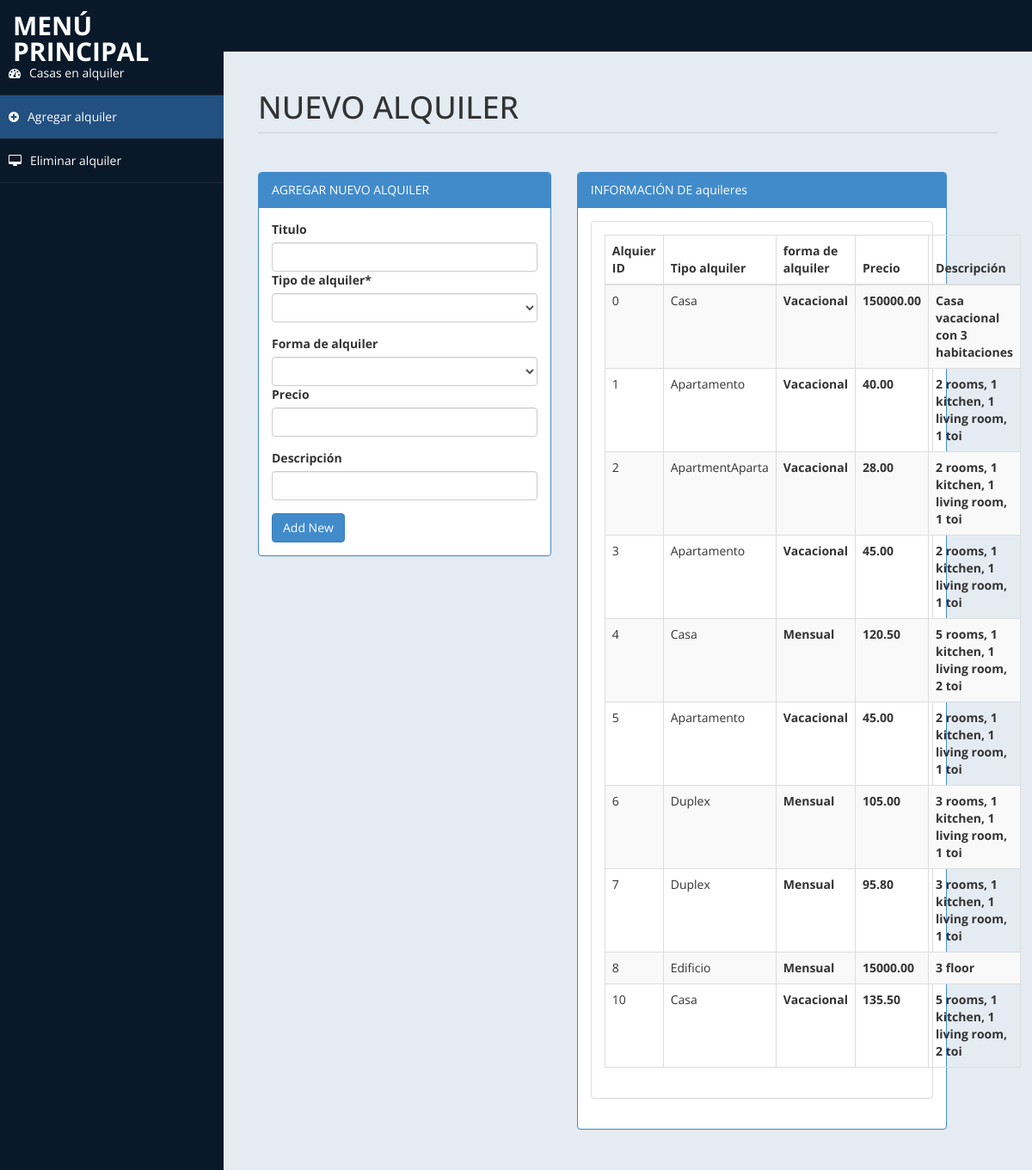
/admin/casas.php (signed in), run on the app's committed database.
### tables this page shows
CREATE TABLE `housing` (
  `id` int(10) UNSIGNED NOT NULL,
  `titulo` varchar(40) NOT NULL,
  `type` varchar(15) DEFAULT NULL,
  `form` varchar(20) NOT NULL,
  `price` double(8,2) DEFAULT NULL,
  `owner` int(10) UNSIGNED DEFAULT NULL,
  `description` varchar(80) DEFAULT NULL
);

### admin/casas.php (the view, shortened to what this page needs)
<!DOCTYPE html>
<html xmlns="http://www.w3.org/1999/xhtml">
<head>
    <link href="assets/css/bootstrap.css" rel="stylesheet" />
    <link href="assets/css/font-awesome.css" rel="stylesheet" />
    <link href="assets/css/custom-styles.css" rel="stylesheet" />
</head>
<body>
    <div id="wrapper">
        <nav class="navbar navbar-default top-navbar" role="navigation">
            <div class="navbar-header">
                <a class="navbar-brand" href="home.php">MENÚ PRINCIPAL </a>
            </div>
        </nav>
        <nav class="navbar-default navbar-side" role="navigation">
            <div class="sidebar-collapse">
                <ul class="nav" id="main-menu">
                    <li>
                        <a  href="settings.php"><i class="fa fa-dashboard"></i>Casas en alquiler</a>
                    </li>
					<li>
                        <a  class="active-menu" href="casas.php"><i class="fa fa-plus-circle"></i>Agregar alquiler</a>
                    </li>
                    <li>
                        <a  href="casasdel.php"><i class="fa fa-desktop"></i>Eliminar alquiler</a>
                    </li>
            </div>
        </nav>
        <div id="page-wrapper" >
            <div id="page-inner">
			 <div class="row">
                    <div class="col-md-12">
                        <h1 class="page-header">
                          NUEVO ALQUILER <small></small>
                        </h1>
                    </div>
                </div>
            <div class="row">
                <div class="col-md-5 col-sm-5">
                    <div class="panel panel-primary">
                        <div class="panel-heading">
                         AGREGAR NUEVO ALQUILER
                        </div>
                        <div class="panel-body">
						<form name="form" method="post">
                            <div class="form-group">
                            <label> Titulo</label>
                            <input name="titulo" class="form-control" type="text" size="10" maxlength="100" required/>
                                            <label> Tipo de alquiler*</label>
                                            <select name="tipo"  class="form-control" required>
												<option value selected ></option>
                                                <option value="Apartamento">APARTAMENTO</option>
                                            </select>
                              </div>
								<div class="form-group">
                                            <label>Forma de alquiler</label>
                                            <select name="bed" class="form-control" required>
												<option value selected ></option>
                                                <option value="Vacacional">Vacacional</option>
                                            </select>
                                            <div class="form-group"><label>Precio</label>
                                            <input name="precio" class="form-control" type="number" size="12" maxlength="1" required/></div>
                               </div>
                               <div class="form-group"><label>Descripción</label><input type="text" name="description" id="descripcion" class="form-control" ></div>
							 <input type="submit" name="add" value="Add New" class="btn btn-primary">
							</form>
							<?php
							 include('db.php');
							?>
                        </div>
                    </div>
                </div>
            <div class="row">
                <div class="col-md-6 col-sm-6">
                    <div class="panel panel-primary">
                        <div class="panel-heading">
                         INFORMACIÓN DE aquileres
                        </div>
                        <div class="panel-body">
                    <div class="panel panel-default">
                        <?php
						$sql = "SELECT * from housing limit 0,10";
						$re = mysqli_query($con,$sql)
						?>
                        <div class="panel-body">
                            <div class="table-responsive">
                                <table class="table table-striped table-bordered table-hover" id="dataTables-example">
                                    <thead>
                                        <tr>
                                            <th>Alquier ID</th>
                                            <th>Tipo alquiler</th>
											<th>forma de alquiler</th>
                                            <th>Precio</th>
                                            <th>Descripción</th>
                                        </tr>
                                    </thead>
                                    <tbody>
									<?php
										while($row= mysqli_fetch_array($re))
										{
												$id = $row['id'];
											if($id % 2 == 0)
											{
												echo "<tr class=odd gradeX>
													<td>".$row['id']."</td>
													<td>".$row['type']."</td>
												   <th>".$row['form']."</th>
												   <th>".$row['price']."</th>
                                                   <th>".$row['description']."</th>
												</tr>";
											}
											else
											{
												echo"<tr class=even gradeC>
													<td>".$row['id']."</td>
													<td>".$row['type']."</td>
												   <th>".$row['form']."</th>
												   <th>".$row['price']."</th>
                                                   <th>".$row['description']."</th>
												</tr>";
											}
										}
									?>
                                    </tbody>
                                </table>
                            </div>
                        </div>
                    </div>
                       </div>
                    </div>
                </div>
            </div>
					</div>
            </div>
        </div>
</body>
</html>

### admin/assets/css/custom-styles.css (style rules this page uses)
body { font-family: 'Open Sans', sans-serif; }
#wrapper { width: 100%; background:#09192A; }
#page-wrapper { padding: 15px 15px; min-height: 600px; background:#E5EBF2; }
#page-inner { width:100%; margin:10px 20px 10px 0px; background-color:transparent; padding:10px; min-height:1200px; }
h1, .h1, h2, .h2, h3, .h3 { margin-top: 7px; margin-bottom: -5px; }
.page-header { padding-bottom: 9px; margin: 10px 0 45px; border-bottom: 1px solid #C7D1DD; }
.top-navbar { margin:0px; }
.top-navbar .navbar-brand { color: #fff; width: 260px; text-align: left; height: 60px; font-size: 30px; font-weight: 700; text-transform: uppercase; line-height: 30px; }
.active-menu { background-color:#225081!important; }
.sidebar-collapse , .sidebar-collapse .nav { background:none; }
.sidebar-collapse .nav { padding:0; }
.sidebar-collapse .nav > li > a { color:#fff; background:transparent; text-shadow:none; }
.sidebar-collapse > .nav > li > a { padding:15px 10px; }
.sidebar-collapse > .nav > li { border-bottom: 1px solid rgba(107, 108, 109, 0.19); }
.navbar-side { border:none; background-color: transparent; }
.top-navbar { background:#09192A; border-bottom:none; }
.navbar-default { border:0px solid black; }
.navbar-header { background: #09192A; }
.nav > li > a > i { margin-right:10px; }
@media (min-width:768px) { #page-wrapper { margin: 0 0 0 260px; padding: 15px 30px; min-height: 1200px; } }
@media (min-width:768px) { .navbar-side { z-index: 1; position: absolute; width: 260px; } }
@media (min-width:768px) { .navbar { border-radius: 0px; } }

### data on the page
housing: id "0", type "Casa", form "Vacacional", price "150000.00", description "Casa vacacional con 3 habitaciones"
housing: id "1", type "Apartamento", form "Vacacional", price "40.00", description "2 rooms, 1 kitchen, 1 living room, 1 toi"
housing: id "2", type "ApartmentAparta", form "Vacacional", price "28.00", description "2 rooms, 1 kitchen, 1 living room, 1 toi"
housing: id "3", type "Apartamento", form "Vacacional", price "45.00", description "2 rooms, 1 kitchen, 1 living room, 1 toi"
housing: id "4", type "Casa", form "Mensual", price "120.50", description "5 rooms, 1 kitchen, 1 living room, 2 toi"
housing: id "5", type "Apartamento", form "Vacacional", price "45.00", description "2 rooms, 1 kitchen, 1 living room, 1 toi"
housing: id "6", type "Duplex", form "Mensual", price "105.00", description "3 rooms, 1 kitchen, 1 living room, 1 toi"
housing: id "7", type "Duplex", form "Mensual", price "95.80", description "3 rooms, 1 kitchen, 1 living room, 1 toi"
housing: id "8", type "Edificio", form "Mensual", price "15000.00", description "3 floor"
housing: id "10", type "Casa", form "Vacacional", price "135.50", description "5 rooms, 1 kitchen, 1 living room, 2 toi"
